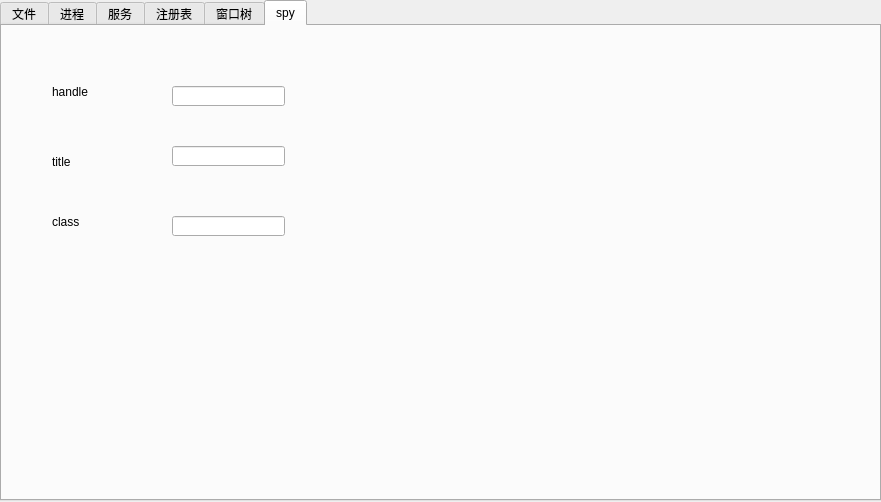
<?xml version="1.0" encoding="UTF-8"?>
<ui version="4.0">
 <class>MainWindow</class>
 <widget class="QMainWindow" name="MainWindow">
  <property name="geometry">
   <rect>
    <x>0</x>
    <y>0</y>
    <width>881</width>
    <height>502</height>
   </rect>
  </property>
  <property name="windowTitle">
   <string>MainWindow</string>
  </property>
  <widget class="QWidget" name="centralWidget">
   <widget class="QTabWidget" name="tabWidget">
    <property name="geometry">
     <rect>
      <x>0</x>
      <y>0</y>
      <width>881</width>
      <height>501</height>
     </rect>
    </property>
    <property name="currentIndex">
     <number>5</number>
    </property>
    <widget class="QWidget" name="tab">
     <attribute name="title">
      <string>文件</string>
     </attribute>
     <widget class="QComboBox" name="comboBox">
      <property name="geometry">
       <rect>
        <x>20</x>
        <y>10</y>
        <width>81</width>
        <height>21</height>
       </rect>
      </property>
     </widget>
     <widget class="QLineEdit" name="lineEdit">
      <property name="geometry">
       <rect>
        <x>170</x>
        <y>10</y>
        <width>671</width>
        <height>20</height>
       </rect>
      </property>
     </widget>
     <widget class="QListWidget" name="listWidget">
      <property name="geometry">
       <rect>
        <x>20</x>
        <y>60</y>
        <width>821</width>
        <height>401</height>
       </rect>
      </property>
     </widget>
    </widget>
    <widget class="QWidget" name="tab_2">
     <attribute name="title">
      <string>进程</string>
     </attribute>
     <widget class="QPushButton" name="pushButton">
      <property name="geometry">
       <rect>
        <x>70</x>
        <y>20</y>
        <width>72</width>
        <height>23</height>
       </rect>
      </property>
      <property name="text">
       <string>刷新</string>
      </property>
     </widget>
     <widget class="QPushButton" name="pushButton_2">
      <property name="geometry">
       <rect>
        <x>350</x>
        <y>20</y>
        <width>72</width>
        <height>23</height>
       </rect>
      </property>
      <property name="text">
       <string>线程</string>
      </property>
     </widget>
     <widget class="QPushButton" name="pushButton_3">
      <property name="geometry">
       <rect>
        <x>590</x>
        <y>20</y>
        <width>75</width>
        <height>23</height>
       </rect>
      </property>
      <property name="text">
       <string>模块</string>
      </property>
     </widget>
     <widget class="QTableWidget" name="tableWidget">
      <property name="geometry">
       <rect>
        <x>40</x>
        <y>80</y>
        <width>781</width>
        <height>371</height>
       </rect>
      </property>
      <property name="columnCount">
       <number>2</number>
      </property>
      <column>
       <property name="text">
        <string>pid</string>
       </property>
      </column>
      <column>
       <property name="text">
        <string>进程名</string>
       </property>
      </column>
     </widget>
    </widget>
    <widget class="QWidget" name="tab_3">
     <attribute name="title">
      <string>服务</string>
     </attribute>
     <widget class="QPushButton" name="pushButton_4">
      <property name="geometry">
       <rect>
        <x>60</x>
        <y>20</y>
        <width>75</width>
        <height>23</height>
       </rect>
      </property>
      <property name="text">
       <string>刷新</string>
      </property>
     </widget>
     <widget class="QPushButton" name="pushButton_5">
      <property name="geometry">
       <rect>
        <x>340</x>
        <y>20</y>
        <width>75</width>
        <height>23</height>
       </rect>
      </property>
      <property name="text">
       <string>停止</string>
      </property>
     </widget>
     <widget class="QPushButton" name="pushButton_6">
      <property name="geometry">
       <rect>
        <x>600</x>
        <y>20</y>
        <width>75</width>
        <height>23</height>
       </rect>
      </property>
      <property name="text">
       <string>启动</string>
      </property>
     </widget>
     <widget class="QTableWidget" name="tableWidget_2">
      <property name="geometry">
       <rect>
        <x>60</x>
        <y>70</y>
        <width>751</width>
        <height>371</height>
       </rect>
      </property>
      <column>
       <property name="text">
        <string>服务</string>
       </property>
      </column>
      <column>
       <property name="text">
        <string>描述</string>
       </property>
      </column>
      <column>
       <property name="text">
        <string>状态</string>
       </property>
      </column>
     </widget>
    </widget>
    <widget class="QWidget" name="tab_4">
     <attribute name="title">
      <string>注册表</string>
     </attribute>
     <widget class="QComboBox" name="comboBox_2">
      <property name="geometry">
       <rect>
        <x>40</x>
        <y>10</y>
        <width>171</width>
        <height>22</height>
       </rect>
      </property>
      <item>
       <property name="text">
        <string>HKEY_CLASSES_ROOT</string>
       </property>
      </item>
      <item>
       <property name="text">
        <string>HKEY_CURRENT_CONFIG</string>
       </property>
      </item>
      <item>
       <property name="text">
        <string>HKEY_CURRENT_USER</string>
       </property>
      </item>
      <item>
       <property name="text">
        <string>HKEY_LOCAL_MACHINE</string>
       </property>
      </item>
      <item>
       <property name="text">
        <string>HKEY_USERS</string>
       </property>
      </item>
     </widget>
     <widget class="QLineEdit" name="lineEdit_2">
      <property name="geometry">
       <rect>
        <x>270</x>
        <y>10</y>
        <width>511</width>
        <height>20</height>
       </rect>
      </property>
     </widget>
     <widget class="QListWidget" name="listWidget_2">
      <property name="geometry">
       <rect>
        <x>20</x>
        <y>90</y>
        <width>441</width>
        <height>361</height>
       </rect>
      </property>
     </widget>
     <widget class="QTableWidget" name="tableWidget_3">
      <property name="geometry">
       <rect>
        <x>470</x>
        <y>90</y>
        <width>391</width>
        <height>361</height>
       </rect>
      </property>
      <property name="columnCount">
       <number>3</number>
      </property>
      <column/>
      <column/>
      <column/>
     </widget>
     <widget class="QLineEdit" name="lineEdit_3">
      <property name="geometry">
       <rect>
        <x>70</x>
        <y>60</y>
        <width>121</width>
        <height>20</height>
       </rect>
      </property>
      <property name="text">
       <string>test</string>
      </property>
     </widget>
     <widget class="QPushButton" name="pushButton_8">
      <property name="geometry">
       <rect>
        <x>300</x>
        <y>60</y>
        <width>75</width>
        <height>23</height>
       </rect>
      </property>
      <property name="text">
       <string>增加</string>
      </property>
     </widget>
     <widget class="QPushButton" name="pushButton_9">
      <property name="geometry">
       <rect>
        <x>540</x>
        <y>60</y>
        <width>75</width>
        <height>23</height>
       </rect>
      </property>
      <property name="text">
       <string>删除</string>
      </property>
     </widget>
    </widget>
    <widget class="QWidget" name="tab_5">
     <attribute name="title">
      <string>窗口树</string>
     </attribute>
     <widget class="QPushButton" name="pushButton_7">
      <property name="geometry">
       <rect>
        <x>40</x>
        <y>10</y>
        <width>75</width>
        <height>23</height>
       </rect>
      </property>
      <property name="text">
       <string>刷新</string>
      </property>
     </widget>
     <widget class="QTreeWidget" name="treeWidget">
      <property name="geometry">
       <rect>
        <x>20</x>
        <y>50</y>
        <width>841</width>
        <height>431</height>
       </rect>
      </property>
      <column>
       <property name="text">
        <string notr="true">1</string>
       </property>
      </column>
     </widget>
    </widget>
    <widget class="QWidget" name="tab_6">
     <attribute name="title">
      <string>spy</string>
     </attribute>
     <widget class="QLineEdit" name="lineEdit_4">
      <property name="geometry">
       <rect>
        <x>170</x>
        <y>60</y>
        <width>113</width>
        <height>20</height>
       </rect>
      </property>
     </widget>
     <widget class="QLineEdit" name="lineEdit_5">
      <property name="geometry">
       <rect>
        <x>170</x>
        <y>120</y>
        <width>113</width>
        <height>20</height>
       </rect>
      </property>
     </widget>
     <widget class="QLabel" name="label">
      <property name="geometry">
       <rect>
        <x>50</x>
        <y>60</y>
        <width>54</width>
        <height>12</height>
       </rect>
      </property>
      <property name="text">
       <string>handle</string>
      </property>
     </widget>
     <widget class="QLabel" name="label_2">
      <property name="geometry">
       <rect>
        <x>50</x>
        <y>130</y>
        <width>54</width>
        <height>12</height>
       </rect>
      </property>
      <property name="text">
       <string>title</string>
      </property>
     </widget>
     <widget class="QLabel" name="label_3">
      <property name="geometry">
       <rect>
        <x>50</x>
        <y>190</y>
        <width>54</width>
        <height>12</height>
       </rect>
      </property>
      <property name="text">
       <string>class</string>
      </property>
     </widget>
     <widget class="QLineEdit" name="lineEdit_6">
      <property name="geometry">
       <rect>
        <x>170</x>
        <y>190</y>
        <width>113</width>
        <height>20</height>
       </rect>
      </property>
     </widget>
    </widget>
   </widget>
  </widget>
 </widget>
 <layoutdefault spacing="6" margin="11"/>
 <resources/>
 <connections/>
</ui>
